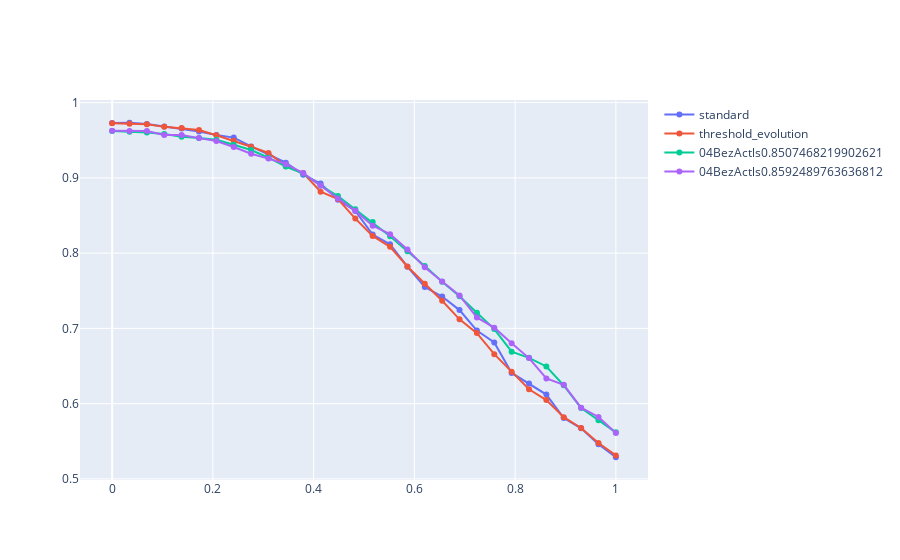

Write notebook code for a chart like this one.
### Code cell
fig = go.Figure()


df=pd.read_csv("results_sheet/noisy/snhn1.csv")
xs=df["stdev"]
ys=df["val_1"]
fig.add_trace(go.Scatter(x=xs, y=ys,
                mode='lines+markers',
                name="standard"))



df=pd.read_csv("results_sheet/noisy/02thres_mean.csv")
xs=df["stdev"]
ys=df["val_1"]
fig.add_trace(go.Scatter(x=xs, y=ys,
                mode='lines+markers',
                name="threshold_evolution"))




for f in best_files:
    df=pd.read_csv("results_sheet/noisy/"+f)
    xs=df["stdev"]
    ys=df["val_1"]
    fig.add_trace(go.Scatter(x=xs, y=ys,
                    mode='lines+markers',
                    name=f.split("_")[0]))
    
fig.show()
